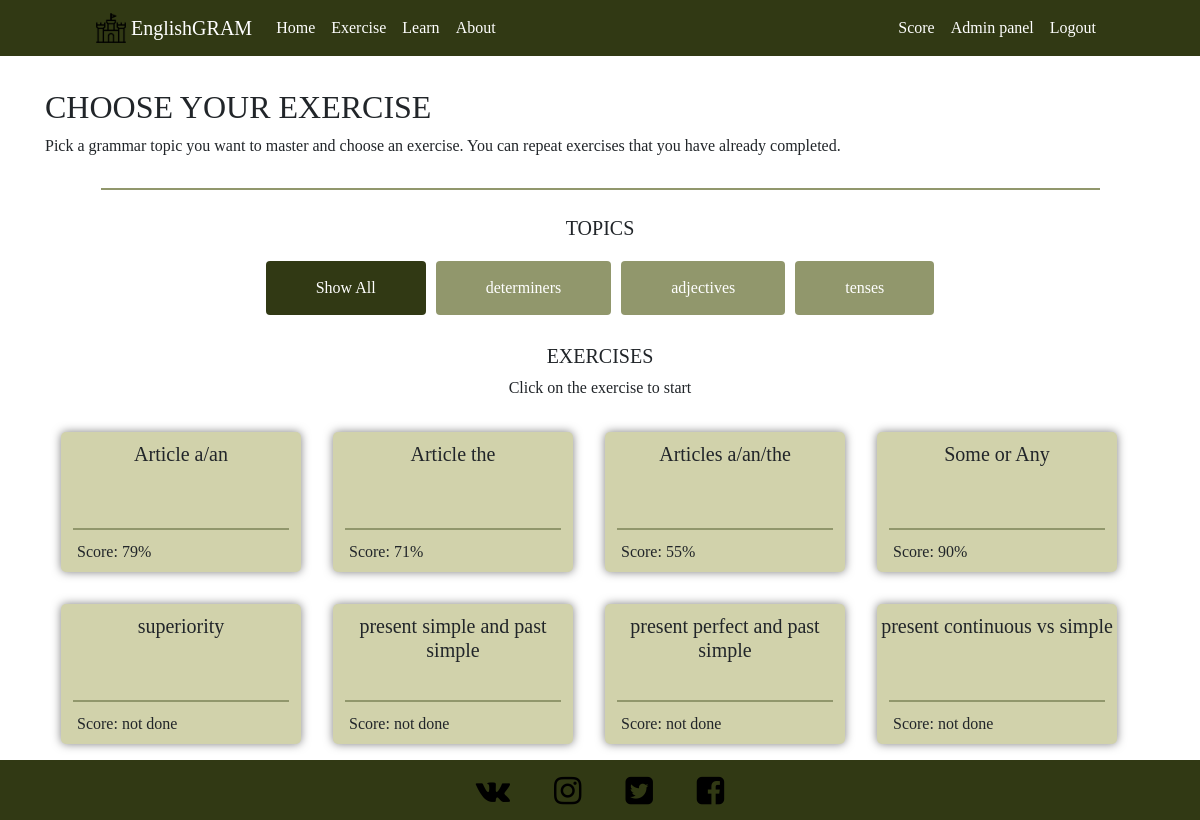
/exercise (signed in), run on the app's committed database.
### tables this page shows
CREATE TABLE "scores" (
	"id"	INTEGER NOT NULL PRIMARY KEY AUTOINCREMENT,
	"username"	TEXT NOT NULL,
	"exercise_id"	INTEGER NOT NULL,
	"correct_answers"	INTEGER NOT NULL,
	"questions"	INTEGER NOT NULL,
	"date"	REAL NOT NULL
);

CREATE TABLE "exercises" (
	"id"	INTEGER,
	"topic"	TEXT,
	"name"	TEXT,
	"type"	TEXT,
	"quantity"	INTEGER,
	"tags"	TEXT,
	"description"	TEXT
);

### application.py (the view, shortened to what this page needs)
@app.route("/exercise")
@login_required
def exercise():
    topics = db.execute("select distinct topic from exercises") # getting list with all topics
    exercises = dict()
    for cur_topic in topics:
        exercise = db.execute(""" SELECT exercises.id, name, type, quantity, correct_answers
                                FROM exercises LEFT JOIN scores ON exercises.id = scores.exercise_id
                                AND scores.username = :user WHERE topic = :tmp""", user = session["username"], tmp = cur_topic["topic"])
        exercises[cur_topic["topic"]] = exercise
    topics = list(exercises.keys())
    return render_template("exercise.html", exercises=exercises, topics=topics)

### application.py (called while the page is built)
@app.after_request
def after_request(response):
    response.headers["Cache-Control"] = "no-cache, no-store, must-revalidate"
    response.headers["Expires"] = 0
    response.headers["Pragma"] = "no-cache"
    return response

### helpers.py (called while the page is built)
def login_required(f):
    @wraps(f)
    def decorated_function(*args, **kwargs):
        if session.get("user_id") is None:
            return redirect("/login")
        return f(*args, **kwargs)
    return decorated_function

### templates/exercise.html (shortened to what this page needs)
{% extends "layout.html" %}
{% block main %}
    <div class="container">
      <h2 style="margin-top: 1em;">CHOOSE YOUR EXERCISE</h2>
      <p>Pick a grammar topic you want to master and choose an exercise.
          You can repeat exercises that you have already completed.</p>
      <hr>
    <h5 style="text-align: center;">TOPICS</h5>
    <nav class="navbar navbar-expand-lg navbar-light">
      <div class="collapse navbar-collapse justify-content-center" id="exercises">
          <ul class="nav nav-pills mb-3" id="pills-tab" role="tablist" style="margin: 0; padding: 0">
            <li class="nav-item">
              <a class="nav-link active"  id="showall-tab" data-toggle="pill" href="#showall" role="tab" aria-controls="showall" aria-selected="true">Show All</a>
            </li>
            {% for topic in topics %}
            <li class="nav-item">
              <a class="nav-link" id="Cars-tab" data-toggle="pill" href="#{{ topic }}" role="tab" aria-controls="{{ topic }}" aria-selected="false">{{ topic }}</a>
            </li>
            {% endfor %}
          </ul>
      </div>
    </nav>
    </div>
      <h5 style="text-align: center;">EXERCISES</h5>
      <p style="text-align: center;">Click on the exercise to start</p>
      <div class="container">
      <div class="tab-content" id="pills-tabContent" style="">
        <div class="tab-pane fade show active" id="showall" role="tabpanel" aria-labelledby="showall-tab">
          {% for topic in topics %}
            {% for exercise in exercises[topic] %}
              <div class="Portfolio">
                  <h5 class="card-title" style="text-align: center; margin-top: 0.5em;">{{ exercise["name"] }}</h5>
                  <hr style="bottom: 1em; position: absolute; margin-left: 5%">
                  {% if exercise["correct_answers"] %}
                    <p style="bottom: 0.5em; margin-bottom: 0; margin-left: 1em; position: absolute"
                    class="card-text">Score: {{ '%0.0f' % (exercise["correct_answers"] / exercise["quantity"] * 100) }}%</p>
                  {% else %}
                    <p style="bottom: 0.5em; margin-bottom: 0; margin-left: 1em; position: absolute"
                    class="card-text">Score: not done</p>
                  {% endif %}
              </div>
            {% endfor %}
          {% endfor %}
        </div>
      </div>
      </div>
{% endblock %}

### static/styles.css (style rules this page uses)
html { position: relative; min-height: 100%; }
body { margin-bottom: 60px; font-family: Verdana; }
hr { border-top: 2px solid #91976c; width: 90%; height: 10px; margin-top: 30px; }
.Portfolio { position: relative; background-color: #d1d2ab; box-shadow: 0 0 10px rgba(0,0,0,0.5); margin: 1em; float: left; width: 240px; height: 140px; transition-duration: 0.4s; border-radius: 5px; animation: winanim 0.5s ; -webkit-backface-visibility:visible; backface-visibility:visible; }
.nav { padding:20px; margin-top:-30px; }
.nav li a { margin:5px; padding: 15px 50px; font-size:16px; color: white; background: #91976c; transition-duration: 0.4s; }
.nav .active { background-color: #313914 !important; color: white; }

### data on the page
scores: name "Article a/an", exercise['correct_answers']/exercise['quantity']*100 "79"
scores: name "Article the", exercise['correct_answers']/exercise['quantity']*100 "71"
scores: name "Articles a/an/the", exercise['correct_answers']/exercise['quantity']*100 "55"
scores: name "Some or Any", exercise['correct_answers']/exercise['quantity']*100 "90"
exercises: name "superiority", shows "Score: not done"
exercises: name "present simple and past simple", shows "Score: not done"
exercises: name "present perfect and past simple", shows "Score: not done"
exercises: name "present continuous vs simple", shows "Score: not done"

### other printed values
{{ topic }} "determiners" "adjectives" "tenses"
